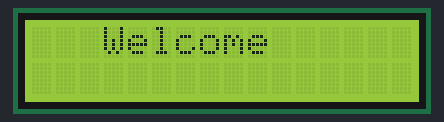
The sketch below on a simulated ESP8266 (NodeMCU). Parts: 16×2 character LCD. WiFi joins after 1.5 s; servers stay silent unless stated; a WiFi scan finds three made-up networks; uploads are accepted with an empty reply; what the sketch prints to the serial monitor is not drawn.

Above: at 0.1 s.
At 2.1 s:
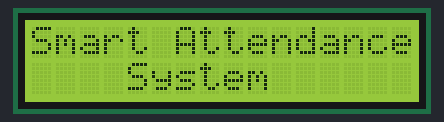
At 7.2 s:
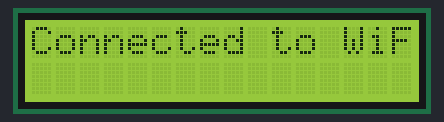

Measured:
- what the display in image 1 shows lasts 3.0 s, from 2.1 s to 5.1 s
- what the display in image 2 shows lasts 2.0 s, from 7.1 s to 9.1 s

The sketch:

v3.ino
```cpp
#include <ESP8266WiFi.h>
#include <ESP8266HTTPClient.h>
#include <WiFiClientSecure.h>
#include <Wire.h>
#include <LiquidCrystal_I2C.h>

// Wi-Fi credentials
const char* ssid = "Bhoot 👻"; // Replace with your Wi-Fi SSID
const char* password = "Triple2six4"; // Replace with your Wi-Fi password

// Server URL
const char* serverUrl = "https://sas-server-0g5o.onrender.com/scan";

// Create a client
WiFiClientSecure client;

// Initialize LCD at address 0x27 with 16 columns and 2 rows
LiquidCrystal_I2C lcd(0x27, 16, 2);

void setup() {
  Serial.begin(115200);

  // Initialize the LCD
  lcd.init();
  lcd.backlight();
  lcd.clear();

   // Display "Welcome" message
  lcd.setCursor(3, 0);  // Position the cursor in the center of the first row
  lcd.print("Welcome");
  delay(2000);

   // Clear and display "Smart Attendance System" message
  lcd.clear();
  lcd.setCursor(0, 0);  // Set cursor to the first row
  lcd.print("Smart Attendance");
  lcd.setCursor(4, 1);  // Set cursor to the center of the second row
  lcd.print("System");
  delay(3000);  // Keep this message on screen for 3 seconds


  // Clear LCD and show connecting message
  lcd.clear();
  lcd.setCursor(0, 0);
  lcd.print("Connecting to WiFi");

  // Connect to Wi-Fi
  WiFi.begin(ssid, password);

  while (WiFi.status() != WL_CONNECTED) {
    delay(1000);
    Serial.println("Connecting to WiFi...");
  }

  // Clear LCD and show connected message
  lcd.clear();
  lcd.setCursor(0, 0);
  lcd.print("Connected to WiFi");

  Serial.println("Connected to WiFi");
  delay(2000); // Keep message on screen for 2 seconds
  lcd.clear(); // Clear LCD after message is shown

  client.setInsecure();
}

void loop() {
  int n = WiFi.scanNetworks();
  if (n == 0) {
    // Show no networks found message on LCD
    lcd.setCursor(0, 0);
    lcd.print("No networks found");
    Serial.println("No networks found");
  } else {
    for (int i = 0; i < n; ++i) {
      String ssid = WiFi.SSID(i);
      String bssid = WiFi.BSSIDstr(i);
      Serial.print("Found network: ");
      Serial.print(ssid);
      Serial.print(" (MAC: ");
      Serial.print(bssid);
      Serial.println(")");

      sendMacAddress(bssid);
      delay(10);
    }
    lcd.clear(); // Clear LCD after scanning and sending data
  }
  delay(10000); // Scan every 10 seconds
}

void sendMacAddress(String mac) {
  if (WiFi.status() == WL_CONNECTED) {
    HTTPClient http;
    http.begin(client, serverUrl);
    http.addHeader("Content-Type", "application/x-www-form-urlencoded");

    String postData = "mac=" + mac;
    int httpResponseCode = http.POST(postData);

    if (httpResponseCode > 0) {
      String response = http.getString();
      Serial.println(response);
    } else {
      Serial.print("Error on sending POST: ");
      Serial.println(httpResponseCode);
    }
    http.end();
  }
}
```
